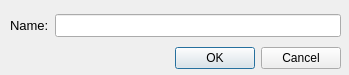
<?xml version="1.0" encoding="UTF-8"?>
<ui version="4.0">
 <class>newfolder</class>
 <widget class="QDialog" name="newfolder">
  <property name="geometry">
   <rect>
    <x>0</x>
    <y>0</y>
    <width>349</width>
    <height>75</height>
   </rect>
  </property>
  <property name="windowTitle">
   <string>Create new folder</string>
  </property>
  <widget class="QWidget" name="layoutWidget">
   <property name="geometry">
    <rect>
     <x>10</x>
     <y>10</y>
     <width>331</width>
     <height>65</height>
    </rect>
   </property>
   <layout class="QVBoxLayout" name="verticalLayout">
    <item>
     <layout class="QHBoxLayout" name="horizontalLayout">
      <item>
       <widget class="QLabel" name="label">
        <property name="font">
         <font>
          <pointsize>10</pointsize>
         </font>
        </property>
        <property name="text">
         <string>Name:</string>
        </property>
       </widget>
      </item>
      <item>
       <widget class="QLineEdit" name="lineEdit">
        <property name="font">
         <font>
          <pointsize>10</pointsize>
         </font>
        </property>
        <property name="styleSheet">
         <string notr="true"/>
        </property>
       </widget>
      </item>
     </layout>
    </item>
    <item>
     <widget class="QDialogButtonBox" name="buttonBox">
      <property name="styleSheet">
       <string notr="true"/>
      </property>
      <property name="orientation">
       <enum>Qt::Horizontal</enum>
      </property>
      <property name="standardButtons">
       <set>QDialogButtonBox::Cancel|QDialogButtonBox::Ok</set>
      </property>
     </widget>
    </item>
   </layout>
  </widget>
 </widget>
 <resources/>
 <connections>
  <connection>
   <sender>buttonBox</sender>
   <signal>rejected()</signal>
   <receiver>newfolder</receiver>
   <slot>reject()</slot>
   <hints>
    <hint type="sourcelabel">
     <x>316</x>
     <y>260</y>
    </hint>
    <hint type="destinationlabel">
     <x>286</x>
     <y>274</y>
    </hint>
   </hints>
  </connection>
  <connection>
   <sender>buttonBox</sender>
   <signal>accepted()</signal>
   <receiver>newfolder</receiver>
   <slot>accept()</slot>
   <hints>
    <hint type="sourcelabel">
     <x>248</x>
     <y>254</y>
    </hint>
    <hint type="destinationlabel">
     <x>157</x>
     <y>274</y>
    </hint>
   </hints>
  </connection>
 </connections>
</ui>
